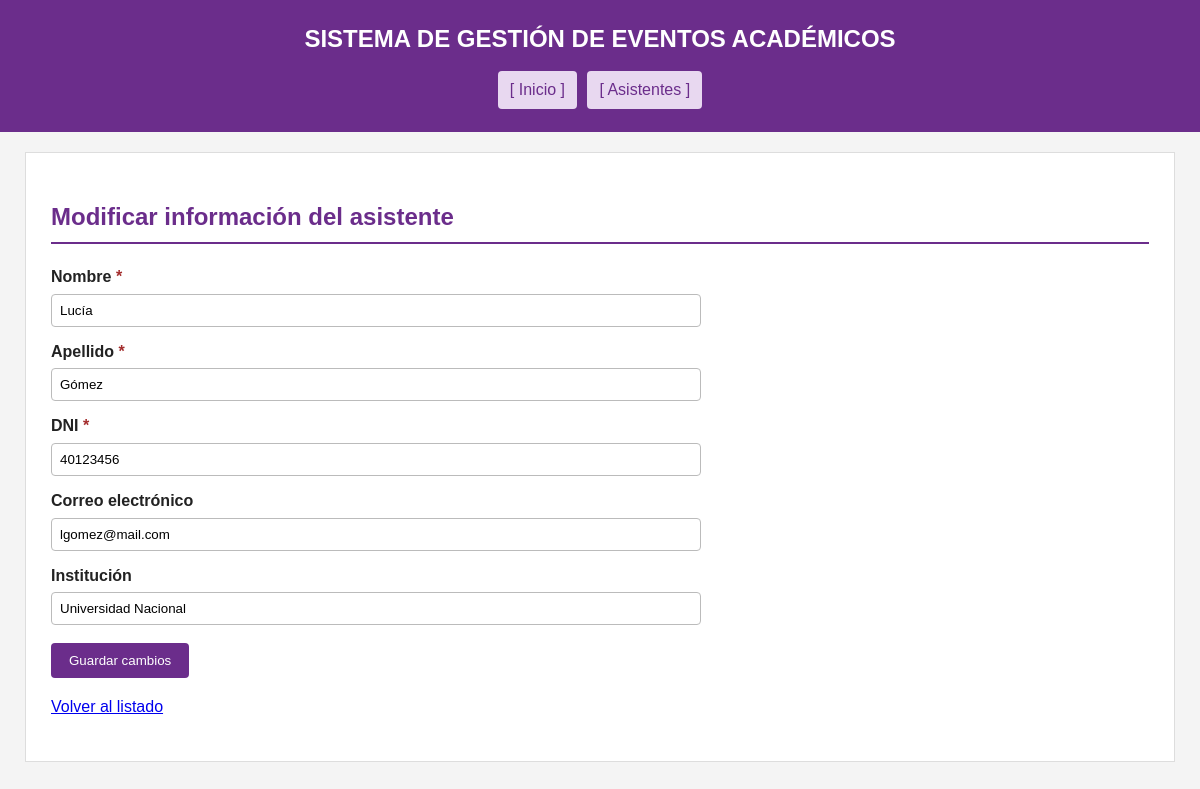
The page /aplicacion/asistente/editar.php?id=1 on the database its author committed.
### tables this page shows
CREATE TABLE `asistente` (
  `id_asistente` int(11) NOT NULL AUTO_INCREMENT,
  `nombre` varchar(100) NOT NULL,
  `apellido` varchar(100) NOT NULL,
  `dni` varchar(20) NOT NULL,
  `email` varchar(150) DEFAULT NULL,
  `institucion` varchar(150) DEFAULT NULL,
  PRIMARY KEY (`id_asistente`),
  UNIQUE KEY `dni` (`dni`)
);

### aplicacion/asistente/editar.php (the view, shortened to what this page needs)
<?php
require_once "../conexion.php";
$id = (int)($_POST["id_asistente"] ?? $_GET["id"] ?? 0);
$sql = "SELECT id_asistente, nombre, apellido, dni, email, institucion
        FROM asistente WHERE id_asistente = :id_asistente";
$stmt = $pdo->prepare($sql);
$stmt->execute([':id_asistente' => $id]);
$asistente = $stmt->fetch();
?>
<!DOCTYPE html>
<html lang="es">
<head>
    <link rel="stylesheet" href="../css/estilos.css">
</head>
<body>
<header>
    <h1>SISTEMA DE GESTIÓN DE EVENTOS ACADÉMICOS</h1>
    <nav>
        <a href="../index.php">[ Inicio ]</a>
        <a href="listar.php">[ Asistentes ]</a>
    </nav>
</header>
<main>
    <h2>Modificar información del asistente</h2>
    <form action="editar.php" method="post">
        <label for="nombre">Nombre <span class="requerido">*</span></label>
        <input type="text" name="nombre" id="nombre" required
               value="<?= htmlspecialchars($asistente['nombre']) ?>">
        <label for="apellido">Apellido <span class="requerido">*</span></label>
        <input type="text" name="apellido" id="apellido" required
               value="<?= htmlspecialchars($asistente['apellido']) ?>">
        <label for="dni">DNI <span class="requerido">*</span></label>
        <input type="text" name="dni" id="dni" required
               value="<?= htmlspecialchars($asistente['dni']) ?>">
        <label for="email">Correo electrónico</label>
        <input type="email" name="email" id="email"
               value="<?= htmlspecialchars((string)$asistente['email']) ?>">
        <label for="institucion">Institución</label>
        <input type="text" name="institucion" id="institucion"
               value="<?= htmlspecialchars((string)$asistente['institucion']) ?>">
        <button type="submit">Guardar cambios</button>
    </form>
    <p><a href="listar.php">Volver al listado</a></p>
</main>
</body>
</html>

### aplicacion/css/estilos.css (style rules this page uses)
* { box-sizing: border-box; }
body { font-family: Arial, Helvetica, sans-serif; margin: 0; background-color: #f4f4f4; color: #222; line-height: 1.6; }
header { background-color: #6b2d8b; color: #fff; padding: 20px; text-align: center; }
nav { margin-top: 10px; text-align: center; }
nav a { color: #6b2d8b; background-color: #e8d8f0; padding: 6px 12px; margin: 3px; display: inline-block; text-decoration: none; border-radius: 4px; }
main { max-width: 1150px; margin: 20px auto; background-color: #fff; padding: 25px; border: 1px solid #ddd; }
h1 { margin: 0; font-size: 24px; }
h2 { color: #6b2d8b; border-bottom: 2px solid #6b2d8b; padding-bottom: 6px; }
form { max-width: 650px; }
label { display: block; margin-top: 12px; font-weight: bold; }
input[type="text"], input[type="number"], input[type="date"], input[type="time"], input[type="email"], select, textarea { width: 100%; padding: 8px; margin-top: 4px; border: 1px solid #bbb; border-radius: 4px; }
button { margin-top: 18px; padding: 10px 18px; background-color: #6b2d8b; color: #fff; border: none; border-radius: 4px; cursor: pointer; }
.requerido { color: #a32c2c; }

### rows shown on the page
asistente: nombre "Lucía", apellido "Gómez", dni "40123456", email "lgomez@mail.com", institucion "Universidad Nacional"
